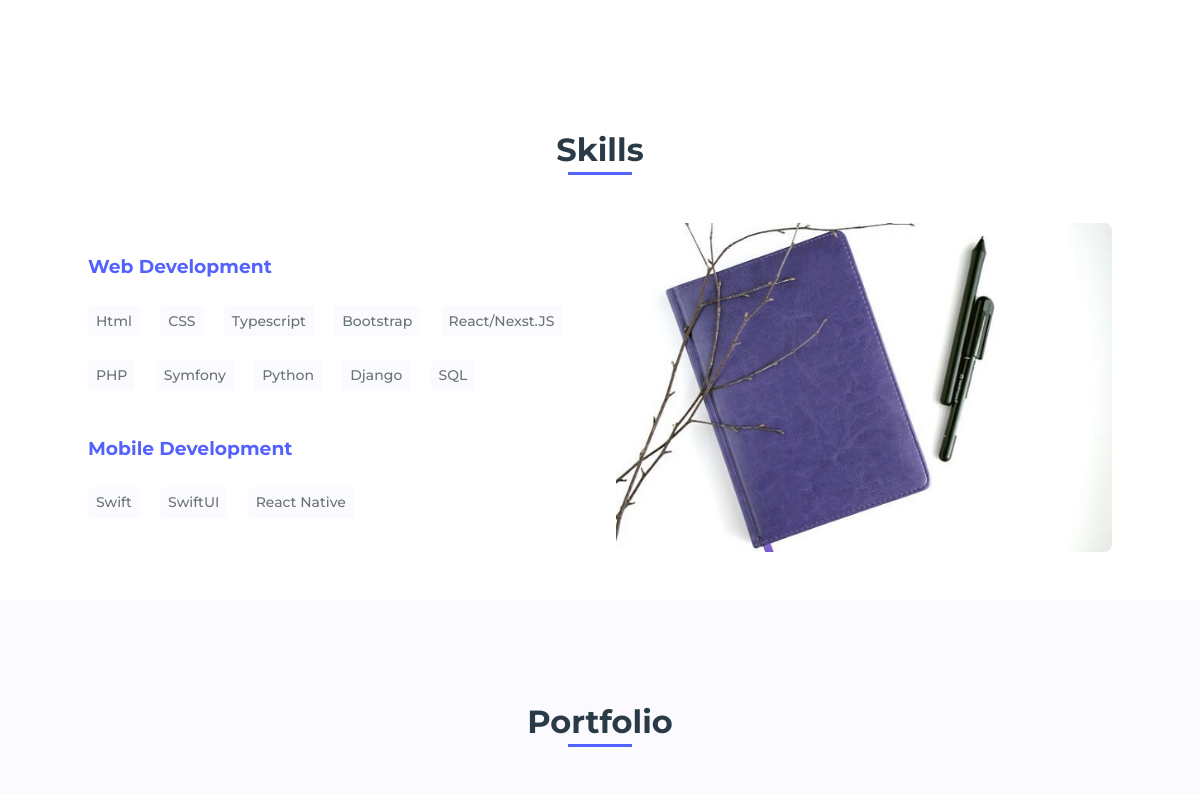
The app's page / (middle part), older data.
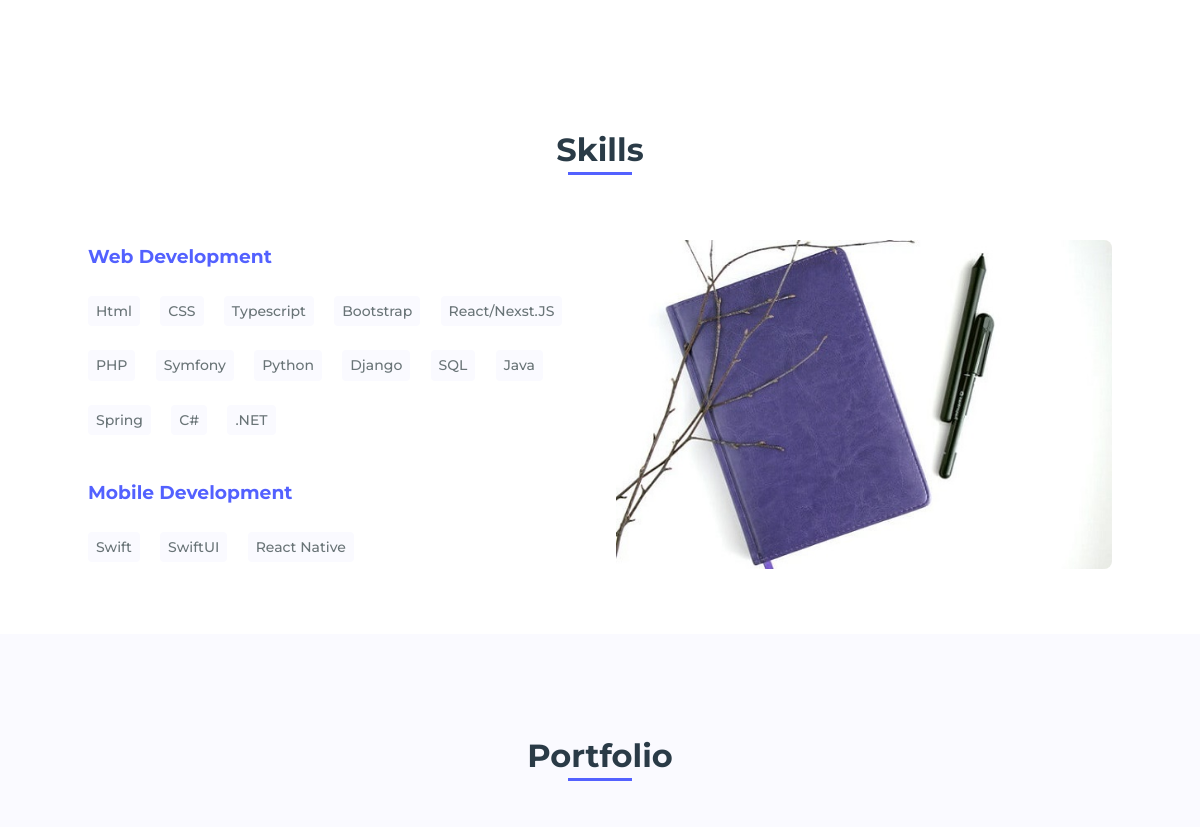
The same page, newer data.
### Chems/models.py (models this page shows, shortened)
class Category(models.Model):
    name = models.CharField(max_length=20)
    updated = models.DateTimeField(auto_now=True)
    class Meta:
        verbose_name = 'Skill'
        verbose_name_plural = 'Skills'

class Skills(models.Model):
    category = models.ForeignKey(Category,
                                on_delete=models.CASCADE)
    skill_name = models.CharField(max_length=20)

### Chems/views.py (the view)
# urls.py: path('', views.index, name='index')
def index(request):
    home = Home.objects.latest('updated')
    about = About.objects.latest('updated')
    profiles = Profile.objects.filter(about=about)
    portfolios = Portfolio.objects.all()
    categories = Category.objects.all()
    context = {
        'home': home,
        'about': about,
        'profiles': profiles,
        'categories': categories,
        'portfolios': portfolios
    }
    return render(request, 'index.html', context)

### Chems/templates/index.html (shortened to what this page needs)
{% load static %}
<!DOCTYPE html>
    <html lang="en">
    <head>
        <link rel="stylesheet" href="{% static 'assets/css/styles.css' %}">
        <link href='https://cdn.jsdelivr.net/npm/boxicons@2.0.5/css/boxicons.min.css' rel='stylesheet'>
    </head>
    <body>
        <main class="l-main">
            <section class="about section" id="about">
            </section>
            <section class="skills section" id="skills">
                <h2 class="section-title">Skills</h2>
                <div class="skills__container bd-grid">
                    <div class="skills__box">
                        {% for category in categories %}
                        <h3 class="skills__subtitle">{{category.name}}</h3>
                            {% for skills in category.skills_set.all %}
                                <span class="skills__name">{{skills.skill_name}}</span>
                            {% endfor %}
                        {% endfor %}
                    </div>
                    <div class="skills__img">
                        <img src="{% static 'assets/img/skill.jpg' %}" alt="">
                    </div>
                </div>
            </section>
            <section class="portfolio section" id="portfolio">
                <h2 class="section-title">Portfolio</h2>
            </section>
        </main>
    </body>
</html>

Row changes from the older to the newer data that the page shows:
added Skills: skill_name "Java", shown under Category "Web Development"
added Skills: skill_name "Spring", shown under Category "Web Development"
added Skills: skill_name "C#", shown under Category "Web Development"
added Skills: skill_name ".NET", shown under Category "Web Development"
